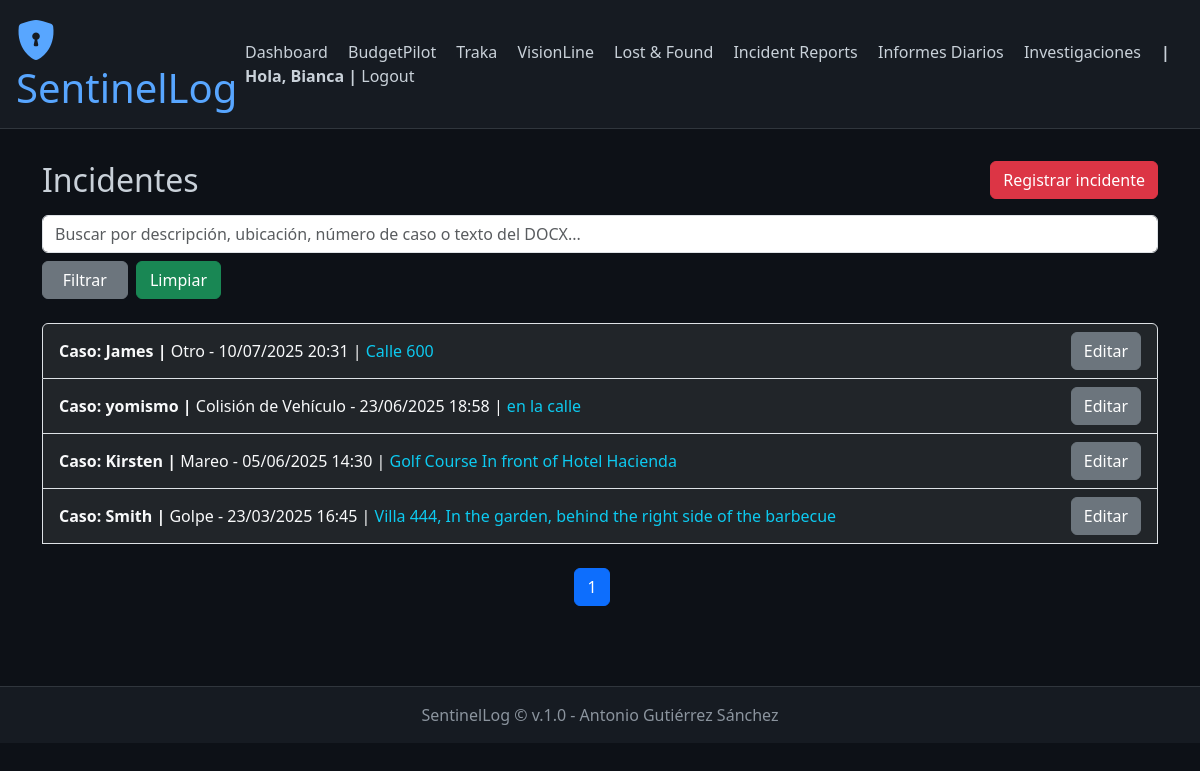
Before: /incident_management/ (signed in) with the older database file.
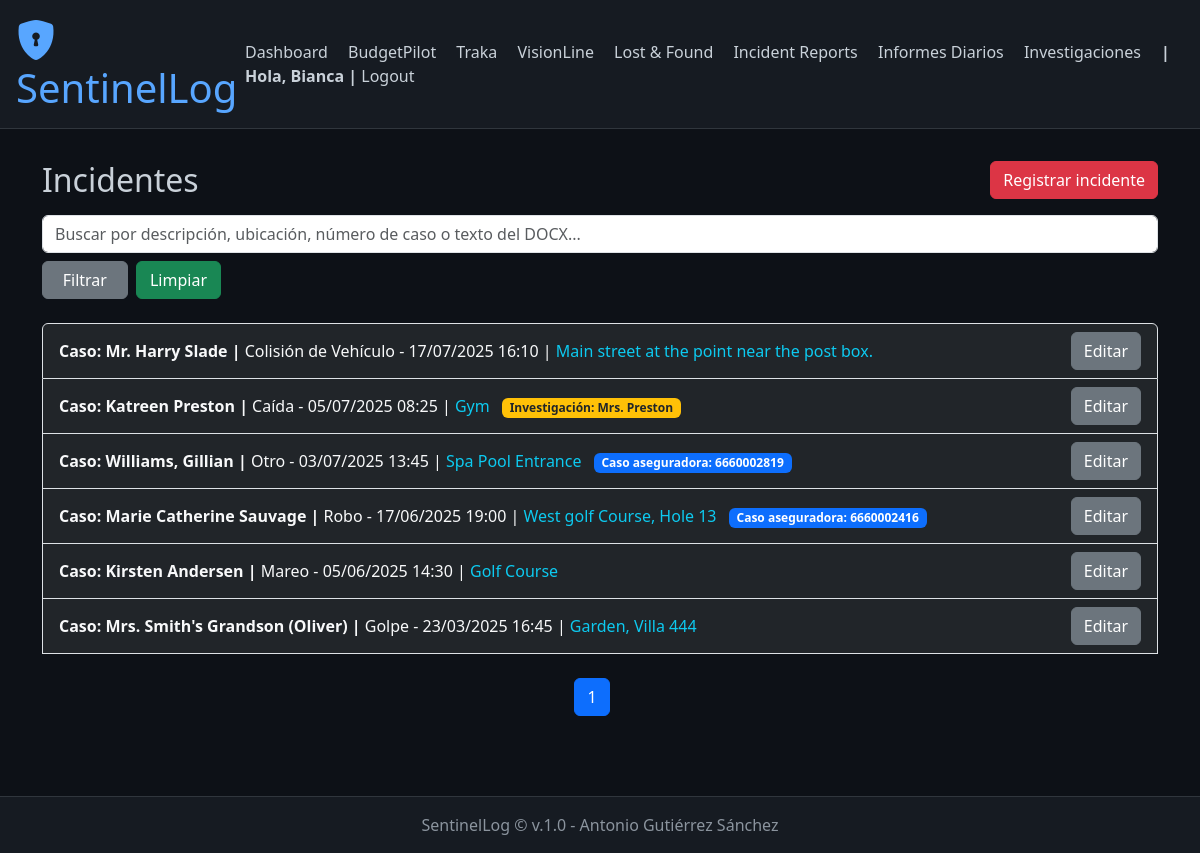
After: the same page with the newer database file.
### incident_management/models.py (models this page shows, shortened)
class Incident(models.Model):
    incident_type = models.ForeignKey(IncidentType, on_delete=models.PROTECT, null=True)
    affected_person = models.CharField("Persona afectada", max_length=100, blank=True, null=True)
    date = models.DateTimeField(help_text="Fecha y hora del incidente")
    location = models.CharField(max_length=255)
    description = models.TextField()
    reported_by = models.ForeignKey(User, on_delete=models.SET_NULL, null=True, related_name='incidents_reported')
    incident_report_docx = models.FileField(upload_to='incident_reports/docx/', null=True, blank=True, help_text="Archivo DOCX del Incident Report")
    insurance_case_number = models.CharField(max_length=100, blank=True, help_text="Número de caso de la aseguradora")
    related_investigation = models.ForeignKey(
        'investigations.InvestigationCase',
        on_delete=models.SET_NULL,
        null=True,
        blank=True,
        help_text="Relaciona este incidente con una investigación si aplica"
    )
    created_at = models.DateTimeField(auto_now_add=True)
    docx_text = models.TextField(blank=True, help_text="Texto extraído del DOCX para búsqueda")
    history = HistoricalRecords()

class IncidentType(models.Model):
    name = models.CharField(max_length=100, unique=True)

### investigations/models.py (models this page shows, shortened)
class InvestigationCase(models.Model):
    title = models.CharField(max_length=200)
    description = models.TextField()
    created_by = models.ForeignKey(User, on_delete=models.SET_NULL, null=True)
    created_at = models.DateTimeField(auto_now_add=True)
    is_closed = models.BooleanField(default=False)
    conclusiones = models.TextField(blank=True, null=True)
    pdf_last_saved = models.DateTimeField(blank=True, null=True)
    history = HistoricalRecords()

### incident_management/views.py (the view, shortened to what this page needs)
# urls.py: path('', views.index, name='daily_activity_index'),
def index(request):
    incidents = Incident.objects.all().order_by('-date')
    search = request.GET.get('search')
    paginator = Paginator(incidents, 10)  # 5 por página
    page_number = request.GET.get('page')
    page_obj = paginator.get_page(page_number)
    return render(request, 'incident_management/index.html', {
        'page_obj': page_obj,
        'search': search,
    })

### incident_management/templates/incident_management/index.html (shortened to what this page needs)
{% extends 'base.html' %}
{% block content %}
<div class="d-flex justify-content-between align-items-center mb-3">
    <h2 class="mb-0">Incidentes</h2>
    <a href="{% url 'add_incident' %}" class="btn btn-danger">
        Registrar incidente
    </a>
</div>
<form method="get" class="row g-2 mb-4">
    <div class="col-md-4 w-100">
        <input type="text" name="search" class="form-control" placeholder="Buscar por descripción, ubicación, número de caso o texto del DOCX..." value="{{ search|default_if_none:'' }}">
    </div>
    <div class="col-md-2 d-flex gap-2">
        <button type="submit" class="btn btn-secondary w-50">Filtrar</button>
        <a href="{% url 'incident_management_index' %}" class="btn btn-success w-50">Limpiar</a>
    </div>
</form>
<div class="list-group">
    {% for incident in page_obj %}
        <div class="list-group-item bg-dark text-light d-flex justify-content-between align-items-center">
            <div>
                <a href="{% url 'incident_detail' incident.pk %}" class="text-light text-decoration-none">
                    <strong>Caso: {{ incident.affected_person|default:"-" }} | </strong>
                    {{ incident.incident_type.name }} - {{ incident.date|date:"d/m/Y H:i" }} |
                </a>
                <span class="text-info">{{ incident.location }}</span>
                {% if incident.insurance_case_number %}
                    <span class="badge bg-primary ms-2">Caso aseguradora: {{ incident.insurance_case_number }}</span>
                {% endif %}
                {% if incident.related_investigation %}
                    <span class="badge bg-warning text-dark ms-2">Investigación: {{ incident.related_investigation.title }}</span>
                {% endif %}
            </div>
            <a href="{% url 'edit_incident' incident.pk %}" class="btn btn-secondary">
                Editar
            </a>
        </div>
    {% empty %}
        <div class="alert alert-info mb-0">
            No hay incidentes registrados.
        </div>
    {% endfor %}
    <br>
    <nav>
    <ul class="pagination justify-content-center">
        {% for num in page_obj.paginator.page_range %}
            {% if num <= 2 or num > page_obj.paginator.num_pages|add:'-2' or num >= page_obj.number|add:'-1' and num <= page_obj.number|add:'1' %}
                <li class="page-item {% if page_obj.number == num %}active{% endif %}">
                <a class="page-link" href="?page={{ num }}">{{ num }}</a>
                </li>
            {% elif num == 3 or num == page_obj.paginator.num_pages|add:'-2' %}
                <li class="page-item disabled"><span class="page-link">…</span></li>
            {% endif %}
            {% endfor %}
    </ul>
    </nav>
</div>
{% endblock %}

Changed rows visible on the page:
removed Incident: affected_person "James", incident_type.name "Otro", date "10/07/2025 20:31", location "Calle 600"
removed Incident: affected_person "yomismo", incident_type.name "Colisión de Vehículo", date "23/06/2025 18:58", location "en la calle"
removed Incident: affected_person "Kirsten", incident_type.name "Mareo", date "05/06/2025 14:30", location "Golf Course In front of Hotel Hacienda"
removed Incident: affected_person "Smith", incident_type.name "Golpe", date "23/03/2025 16:45", location "Villa 444, In the garden, behind the right side of the barbecue"
added Incident: affected_person "Mr. Harry Slade", incident_type.name "Colisión de Vehículo", date "17/07/2025 16:10", location "Main street at the point near the post box."
added Incident: affected_person "Katreen Preston", incident_type.name "Caída", date "05/07/2025 08:25", location "Gym", related_investigation "Mrs. Preston"
added Incident: affected_person "Williams, Gillian", incident_type.name "Otro", date "03/07/2025 13:45", location "Spa Pool Entrance", insurance_case_number "6660002819"
added Incident: affected_person "Marie Catherine Sauvage", incident_type.name "Robo", date "17/06/2025 19:00", location "West golf Course, Hole 13", insurance_case_number "6660002416"
added Incident: affected_person "Kirsten Andersen", incident_type.name "Mareo", date "05/06/2025 14:30", location "Golf Course"
added Incident: affected_person "Mrs. Smith's Grandson (Oliver)", incident_type.name "Golpe", date "23/03/2025 16:45", location "Garden, Villa 444"
